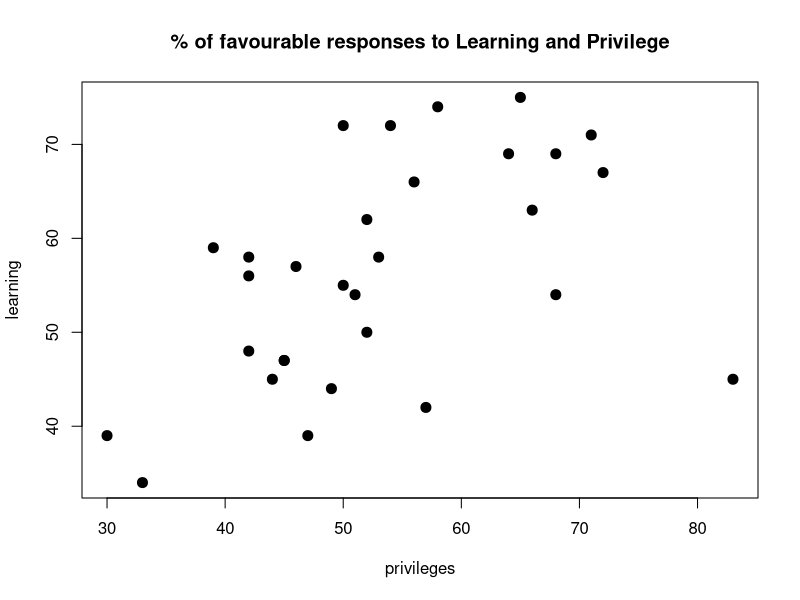
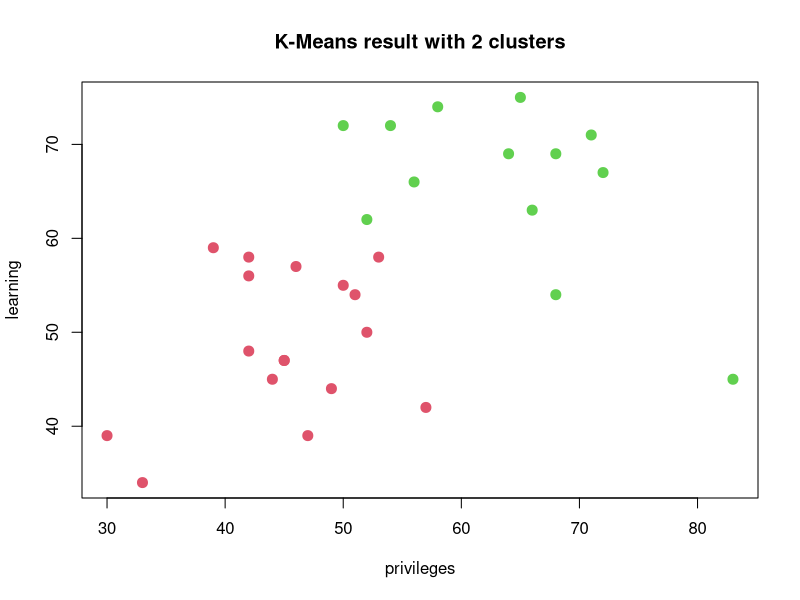
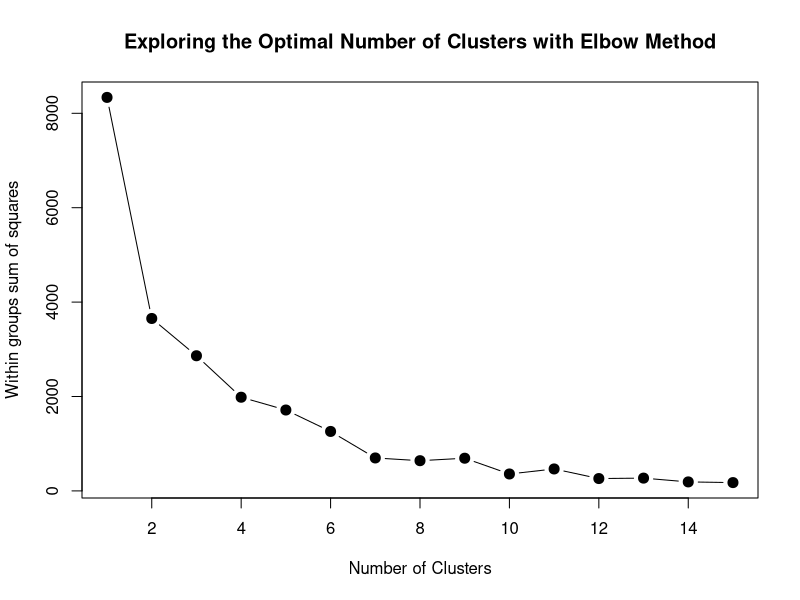
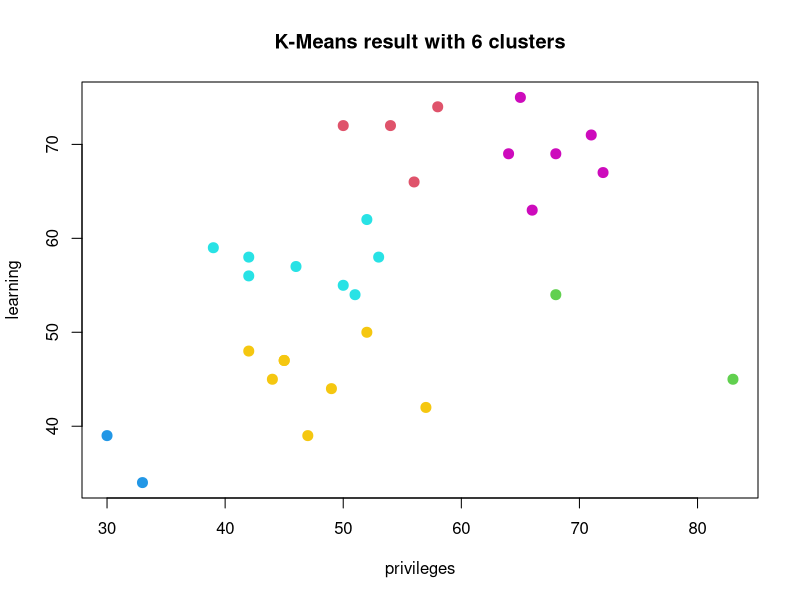

Here is the R script that generated these plots, in order:
## ---- chunk 1
# load libraries needed
library(datasets)
# Inspect data structure
str(attitude)
head(attitude)
# Summarize data
summary(attitude)
## ---- chunk 2
# subset the data
data = attitude[, c(3,4)]
# plot subset data
plot(data, main = "% of favourable responses to Learning and Privilege", pch = 20, cex = 2)
## ---- chunk 3
# perform k-means with 2 clusters
set.seed(7)
km1 = kmeans(data, 2, nstart = 100)
km1

# plot clusters
plot(data, col = (km1$cluster + 1), main = "K-Means result with 2 clusters", pch = 20, cex = 2)
## ---- chunk 4
# explore the optimal number of clusters
mydata <- data
wss <- (nrow(mydata)-1)*sum(apply(mydata, 2, var))
        for (i in 2:15) wss[i] <- sum(kmeans(mydata,
                                             centers = i)$withinss)
plot(1:15, wss, type = "b", xlab = "Number of Clusters",
     ylab = "Within groups sum of squares",
     main = "Exploring the Optimal Number of Clusters with Elbow Method",
     pch = 20, cex = 2)
## ---- chunk 5
# Perform K-means with the optimal number of clusters identified from Elbow method
set.seed(7)
km2 = kmeans(data, 6, nstart = 100)
# take a look the result of the clustering algorithm
km2
# plot the results
plot(data, col = (km2$cluster + 1), main = "K-Means result with 6 clusters", pch = 20, cex = 2)
